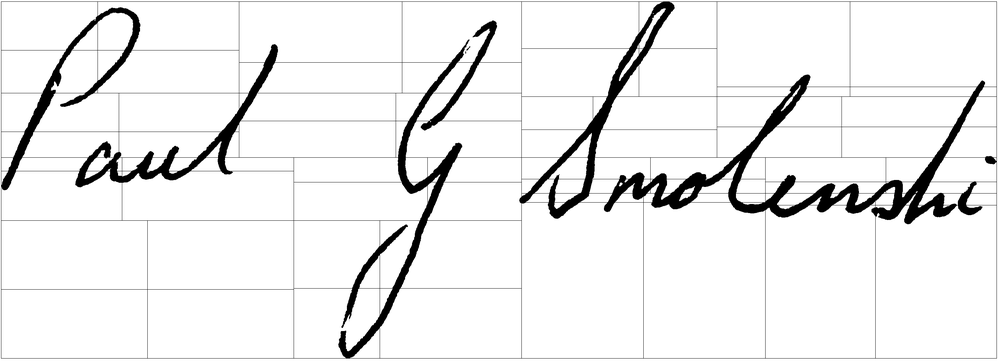
#> input picture Lab 11/Images/Questioned/Q001_out.png, 1000 x 361 px, shrunk from 2871 x 1037 before the run; its folder holds only this picture in this run
$ python run.py
#> lines starting #> are read from the running program, lines starting #| are printed output that depends on the picture; after the words box and inside, x2 and y2 are one past the last pixel; in counts of white or black regions, pixels touching at a corner belong together
### Lab 11/Code/utils.py
import cv2, math

"""
Preprocessing - Image Binarization
"""
def Binarization(image):
	retval, binarized_img = cv2.threshold(image,127,255,cv2.THRESH_BINARY)
	return binarized_img

"""
Task 1: Bounding Box
"""
def BoundingBox(image, height, width):
	left, right = width, 0
	top, bottom = height, 0

	for x in range(width):
		for y in range(height):
			color = image[y, x]
			if color == 0:
				if x > right:
					right = x
				if x < left:
					left = x
				if y > bottom:
					bottom = y
				if y < top:
					top = y

	return top, bottom, left, right

"""
Task 2: Finding Centroid
"""
def FindCentroid(image, left, right, top, bottom):
	cx, cy = 0, 0
	n = 0

	for x in range(left, right):
		for y in range(top, bottom):
			if image[y, x] == 0:
				cx = cx + x
				cy = cy + y
				n = n + 1
	if n == 0:
		return ((left + right) // 2, (top + bottom) // 2, n)
	else:
		return (cx // n, cy // n, n)

"""
Task 3: Dividing Centroid
"""
# [12 lines left out: function DivideBoundingBox, not called in this run]

"""
Task 4: Black to White Transitions
"""
def B2W_Transitions(image):
	height, width = image.shape
	countB2W = 0

	if height == 0 or width == 0:
		return 0
	prevPixel = image[0, 0]

	for x in range(width):
		for y in range(height):
			currPixel = image[y, x]

			if (currPixel == 255) and (prevPixel == 0):
				countB2W += 1
			prevPixel = currPixel

	return countB2W

"""
Task 5: Finding Aspect Ratio
"""
def AspectRatio(left, right, top, bottom):
	if (bottom - top) == 0:
		return 0
	return (right - left)/(bottom - top)

"""
Task 6: Black Pixels
"""
def blackPixels(image, left, right, top, bottom):
	blackCount = 0

	for x in range(left, right):
		for y in range(top, bottom):
			currentPixel = image[y, x]
			if (currentPixel == 0):
				blackCount += 1

	return blackCount

"""
Task: Black Pixel - Angle Summation
"""
def blackPixelAngleSummation(image, left, top, right, bottom):
	sum = 0
	blackCount = 0
	for x in range(left, right):
		for y in range(top, bottom):
			pixel = image[y,x]
			if pixel == 0:
				blackCount += 1
				if(x == left):
					sum += math.pi / 2
				else:
					sum += math.atan((float) (bottom-y)  / (float) (x-left))
	if blackCount == 0:
		return 0
	return sum / blackCount

### Lab 11/Code/run.py
import cv2, math
from utils import *
from glob import glob

rectangles = []

centroids = []
transitions = []
ratios = []
black_Pixels = []
normalized = []
angles = []
normalized_blacks = []

def flushVariables():
	rectangles.clear()
	centroids.clear()
	transitions.clear()
	ratios.clear()
	black_Pixels.clear()
	normalized.clear()
	angles.clear()
	normalized_blacks.clear()

"""
Splitting Image
"""
def SplittingRecursive(image, left, right, top, bottom, depth=0):
	cx, cy, n = FindCentroid(image, left, right, top, bottom)

	if depth < 3:
		SplittingRecursive(image, left, cx, top, cy, depth + 1)			# Top Left
		SplittingRecursive(image, cx, right, top, cy, depth + 1)		# Bottom Left
		SplittingRecursive(image, left, cx, cy, bottom, depth + 1)		# Top Right
		SplittingRecursive(image, cx, right, cy, bottom, depth + 1)		# Bottom Right
	else:
		rectangles.append([(left, top), (right, bottom)])
		transitions.append(B2W_Transitions(image[top:bottom, left:right]))
		ratios.append(AspectRatio(left, right, top, bottom))

		# Task 6
		size = (bottom-top)*(right-left)
		blacks = blackPixels(image, left, right, top, bottom)
		black_Pixels.append(blacks)
		try:
			normalized.append(size/blacks)
		except:
			normalized.append(0)

		cx, cy, n = FindCentroid(image[top:bottom, left:right], 0, right-left, 0, bottom-top)
		centroids.append((cx, cy))

		# Task 7
		angle = math.degrees(math.acos((bottom-top - cy)/(math.sqrt((right-left - cx)**2 + (bottom-top - cy)**2))))
		angles.append(angle)

		normalized_black = blackPixelAngleSummation(image, left, top, right, bottom)
		normalized_blacks.append(normalized_black)

def BulkProcessing(path, directory):
#> called with path = 'TestSet/', directory = 'Questioned/'
	DATASET_PATH = "../Dataset_4NSigComp2010/"
	TEXT_FILES_PATH = "../Text/"

	for filename in glob(DATASET_PATH + path + directory + "*.png"):
		print("IMAGE FILE: ", filename.split('/')[-1], "\n")
		image = cv2.imread(filename, 0)
#> image is the input picture: shape (361, 1000); min 0, max 255, mean 236.4

		bin_image = Binarization(image)
#> in Binarization, `retval, binarized_img = cv2.threshold(image,127,255,cv2.THRESH_BINARY)`:
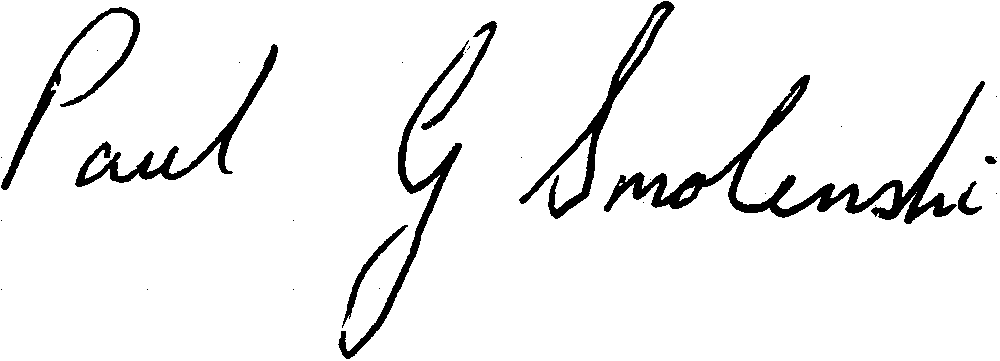
#> binarized_img: shape (361, 1000); 93.9% white; 30 black regions (21 under 20 px), largest, box (x1, y1, x2, y2) and area: (604, 75, 985, 224) 7961, (519, 1, 675, 219) 3361, (338, 40, 469, 359) 3245
		height, width = bin_image.shape
#> height = 361; width = 1000
		top, bottom, left, right = BoundingBox(bin_image, height, width)
#> after the loop in BoundingBox, `for x in range(width):`: bottom = 358; left = 1; right = 996; top = 1
#> top = 1; bottom = 358; left = 1; right = 996

		print("Image Operations")
		SplittingRecursive(bin_image, left, right, top, bottom, 0)
#> in SplittingRecursive, `cx, cy, n = FindCentroid(image, left, right, top, bottom)`: cx = 521; cy = 157; n = 22082
#> in B2W_Transitions, `prevPixel = image[0, 0]`: prevPixel = 255
#> after the loop in B2W_Transitions, `for x in range(width):`: countB2W = 30
#> after the loop in blackPixels, `for x in range(left, right):`: blackCount = 209
#> after the loop in blackPixelAngleSummation, `for x in range(left, right):`: sum = 37

		print("Dumping into Text Files")
		centroidFile = open(TEXT_FILES_PATH + directory + "Centroids/" + filename.split('/')[-1].split('.')[0] + ".txt", "w")
		transitionsFile = open(TEXT_FILES_PATH + directory + "Transitions/" + filename.split('/')[-1].split('.')[0] + ".txt", "w")
		ratiosFile = open(TEXT_FILES_PATH + directory + "Ratios/" + filename.split('/')[-1].split('.')[0] + ".txt", "w")
		blackPixelsFile = open(TEXT_FILES_PATH + directory + "BlackPixels/" + filename.split('/')[-1].split('.')[0] + ".txt", "w")
		normalizedFile = open(TEXT_FILES_PATH + directory + "Normalized/" + filename.split('/')[-1].split('.')[0] + ".txt", "w")
		anglesFile = open(TEXT_FILES_PATH + directory + "Angles/" + filename.split('/')[-1].split('.')[0] + ".txt", "w")
		normalizedBlacksFile = open(TEXT_FILES_PATH + directory + "NormalizedBlacks/" + filename.split('/')[-1].split('.')[0] + ".txt", "w")

		for i in range(len(angles)):
			splitImage = cv2.rectangle(bin_image, (rectangles[i][0][0], rectangles[i][0][1]), (rectangles[i][1][0], rectangles[i][1][1]), (0,0,0), 1)
			centroidFile.write(str(centroids[i][0]) + ", " + str(centroids[i][1]) + "\n")
			transitionsFile.write(str(transitions[i]) + "\n")
			ratiosFile.write(str(ratios[i]) + "\n")
			blackPixelsFile.write(str(black_Pixels[i]) + "\n")
			normalizedFile.write(str(normalized[i]) + "\n")
			anglesFile.write(str(angles[i]) + "\n")
			normalizedBlacksFile.write(str(normalized_blacks[i]) + "\n")
#> this loop made 64 passes
#> pass 1, in BulkProcessing, `splitImage = cv2.rectangle(bin_image, (rectangles[i][0][0], rectangles..`:
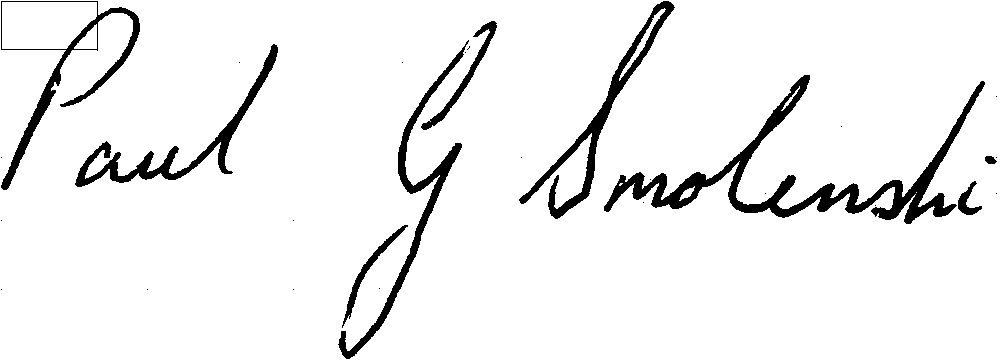
#> splitImage: shape (361, 1000); 93.8% white; 29 black regions (20 under 20 px), largest, box (x1, y1, x2, y2) and area: (604, 75, 985, 224) 7961, (519, 1, 675, 219) 3361, (338, 40, 469, 359) 3245
#> pass 2, in BulkProcessing, `splitImage = cv2.rectangle(bin_image, (rectangles[i][0][0], rectangles..`:
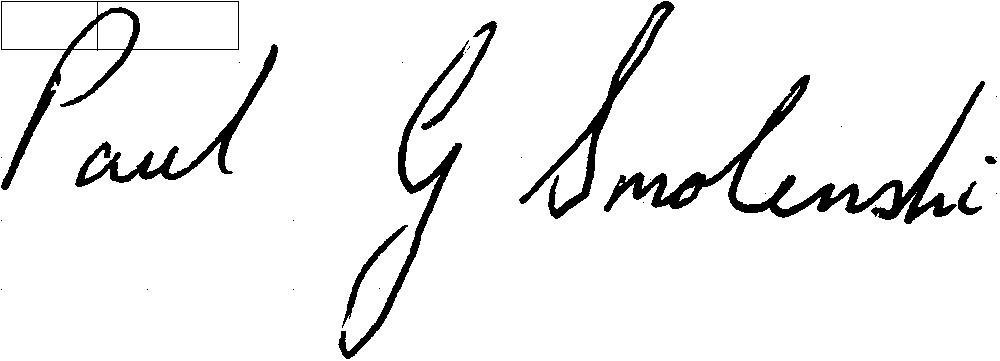
#> splitImage: shape (361, 1000); 93.7% white; 29 black regions (20 under 20 px), largest, box (x1, y1, x2, y2) and area: (604, 75, 985, 224) 7961, (519, 1, 675, 219) 3361, (338, 40, 469, 359) 3245
#> pass 3, in BulkProcessing, `splitImage = cv2.rectangle(bin_image, (rectangles[i][0][0], rectangles..`:
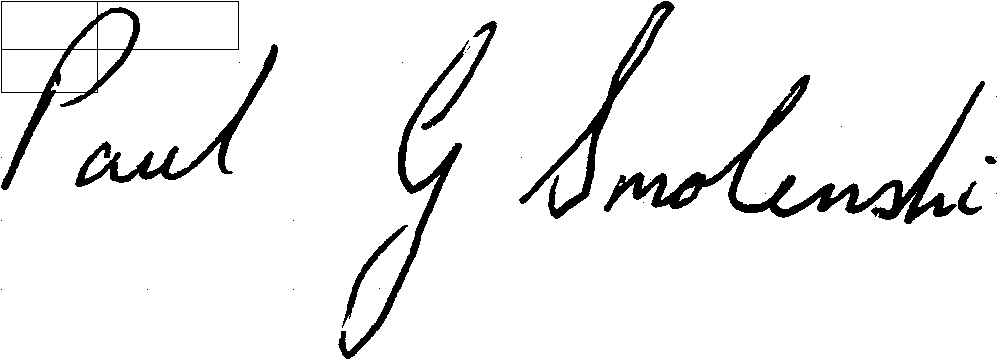
#> splitImage: shape (361, 1000); 93.7% white; 29 black regions (20 under 20 px), largest, box (x1, y1, x2, y2) and area: (604, 75, 985, 224) 7961, (519, 1, 675, 219) 3361, (338, 40, 469, 359) 3245
#> after the loop:
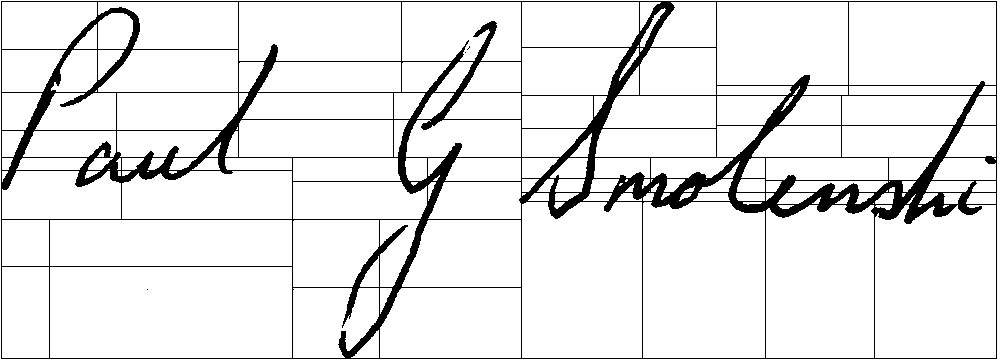
#> bin_image: shape (361, 1000); 90.9% white; 4 black regions (3 under 20 px), largest, box (x1, y1, x2, y2) and area: (1, 1, 997, 359) 32976

		print("Saving Processed Image")
		cv2.imwrite("../Images/" + directory + filename.split('/')[-1].split('.')[0] + "_out.png", splitImage)

		centroidFile.close()
		transitionsFile.close()
		ratiosFile.close()
		blackPixelsFile.close()
		normalizedFile.close()
		anglesFile.close()
		normalizedBlacksFile.close()

		flushVariables()

path = "TestSet/"
referencePath = "Reference/"
questionedPath = "Questioned/"

# BulkProcessing(path, referencePath)
BulkProcessing(path, questionedPath)

$ run again, on Lab 11/Images/Questioned/Q002_out.png
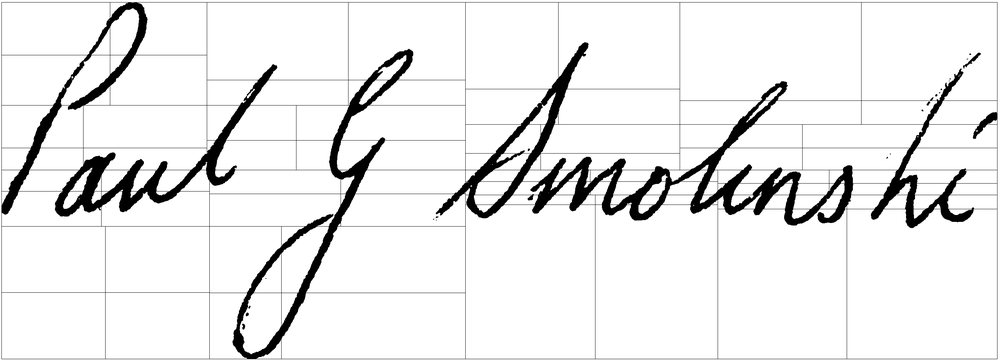
#> input picture Lab 11/Images/Questioned/Q002_out.png, 1000 x 361 px, shrunk from 2766 x 999 before the run
#> in BulkProcessing, image is the input picture: shape (361, 1000); min 0, max 255, mean 233.9
#> in Binarization, `retval, binarized_img = cv2.threshold(image,127,255,cv2.THRESH_BINARY)`:
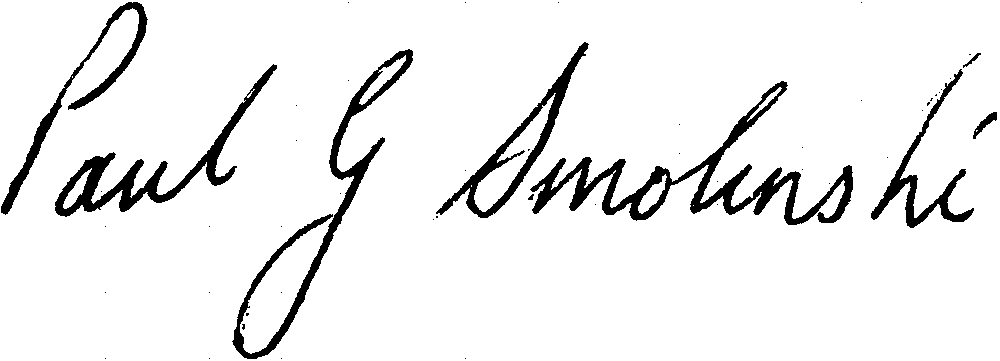
#> binarized_img: shape (361, 1000); 92.9% white; 52 black regions (43 under 20 px), largest, box (x1, y1, x2, y2) and area: (530, 81, 853, 225) 7528, (232, 49, 413, 359) 4783, (55, 64, 277, 217) 4458
#> after the loop in BoundingBox, `for x in range(width):`: bottom = 358; left = 1; right = 996; top = 2
#> in BulkProcessing, `top, bottom, left, right = BoundingBox(bin_image, height, width)`: bottom = 358; left = 1; right = 996
#> in SplittingRecursive, `cx, cy, n = FindCentroid(image, left, right, top, bottom)`: cx = 464; cy = 169; n = 25452
#> prevPixel = 255
#> after the loop in B2W_Transitions, `for x in range(width):`: countB2W = 23
#> after the loop in blackPixels, `for x in range(left, right):`: blackCount = 164
#> after the loop in blackPixelAngleSummation, `for x in range(left, right):`: sum = 26.96
#> the loop in BulkProcessing, `for i in range(len(angles)):` made 64 passes
#> after the loop in BulkProcessing, `for i in range(len(angles)):`:
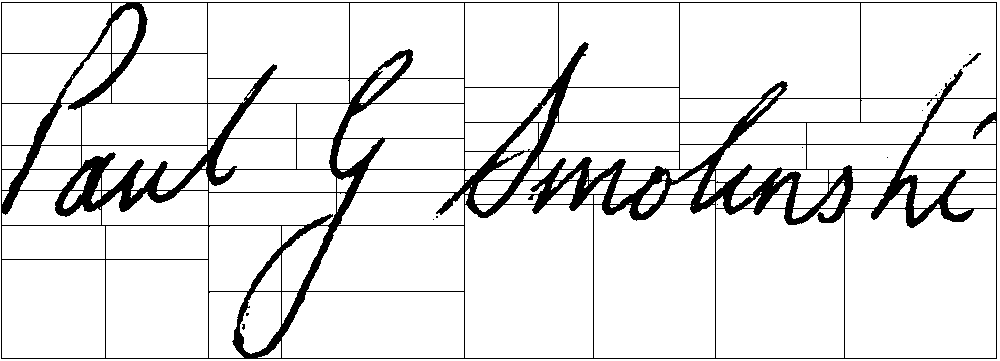
#> bin_image: shape (361, 1000); 90% white; 16 black regions (14 under 20 px), largest, box (x1, y1, x2, y2) and area: (1, 2, 997, 359) 36051, (963, 53, 981, 68) 62

$ run again, on Lab 11/Images/Questioned/Q003_out.png
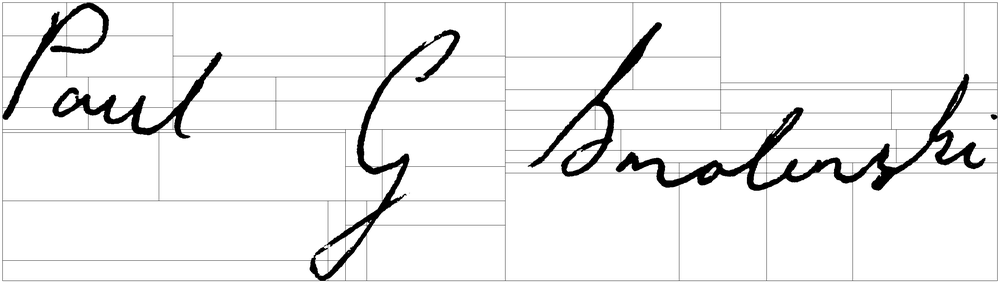
#> input picture Lab 11/Images/Questioned/Q003_out.png, 1000 x 283 px, shrunk from 2916 x 825 before the run
#> in BulkProcessing, image is the input picture: shape (283, 1000); min 0, max 255, mean 238.4
#> in Binarization, `retval, binarized_img = cv2.threshold(image,127,255,cv2.THRESH_BINARY)`:
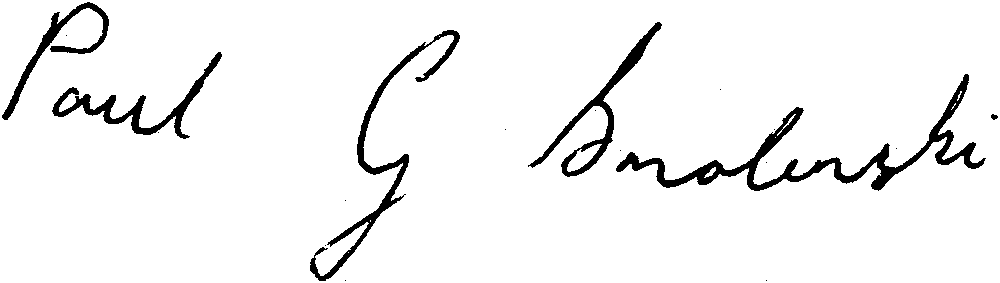
#> binarized_img: shape (283, 1000); 95% white; 19 black regions (13 under 20 px), largest, box (x1, y1, x2, y2) and area: (616, 74, 986, 191) 5275, (310, 30, 460, 281) 2936, (528, 22, 662, 177) 2264, (52, 52, 222, 139) 2169, (2, 2, 109, 120) 1605, (991, 114, 998, 120) 29
#> after the loop in BoundingBox, `for x in range(width):`: bottom = 280; left = 2; right = 997; top = 2
#> in BulkProcessing, `top, bottom, left, right = BoundingBox(bin_image, height, width)`: bottom = 280; left = 2; right = 997
#> in SplittingRecursive, `cx, cy, n = FindCentroid(image, left, right, top, bottom)`: cx = 504; cy = 128; n = 14280
#> prevPixel = 255
#> after the loop in B2W_Transitions, `for x in range(width):`: countB2W = 25
#> after the loop in blackPixels, `for x in range(left, right):`: blackCount = 238
#> after the loop in blackPixelAngleSummation, `for x in range(left, right):`: sum = 44.8
#> the loop in BulkProcessing, `for i in range(len(angles)):` made 64 passes
#> after the loop in BulkProcessing, `for i in range(len(angles)):`:
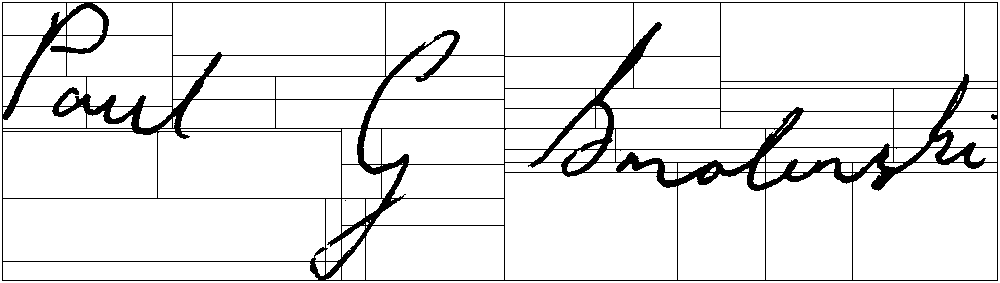
#> bin_image: shape (283, 1000); 91.3% white; 2 black regions (1 under 20 px), largest, box (x1, y1, x2, y2) and area: (2, 2, 998, 281) 24750
